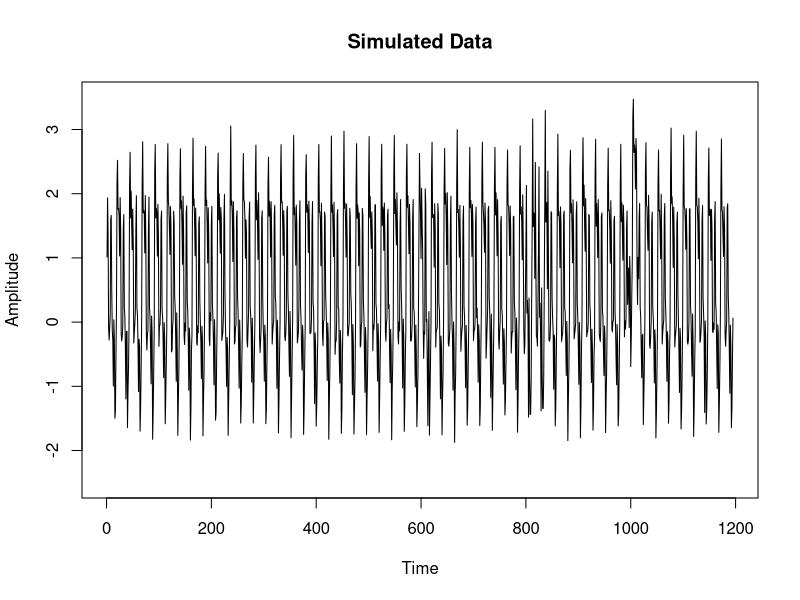
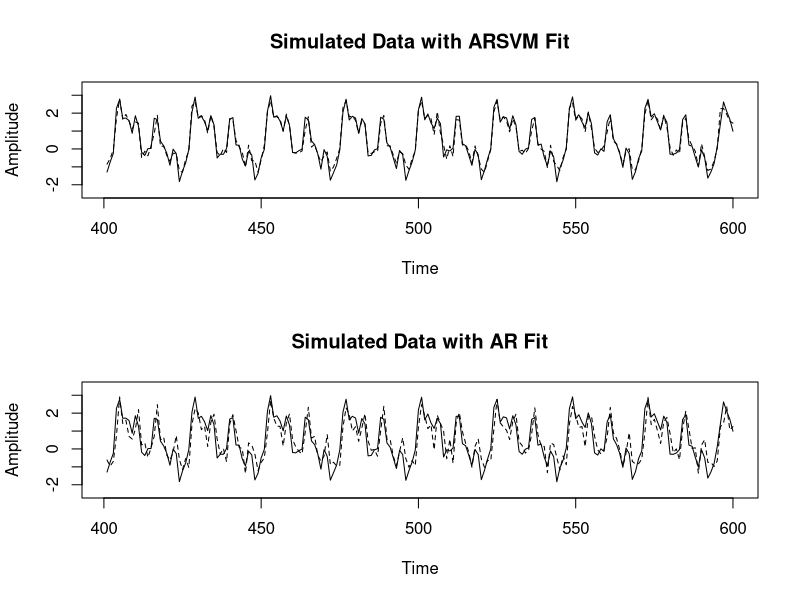
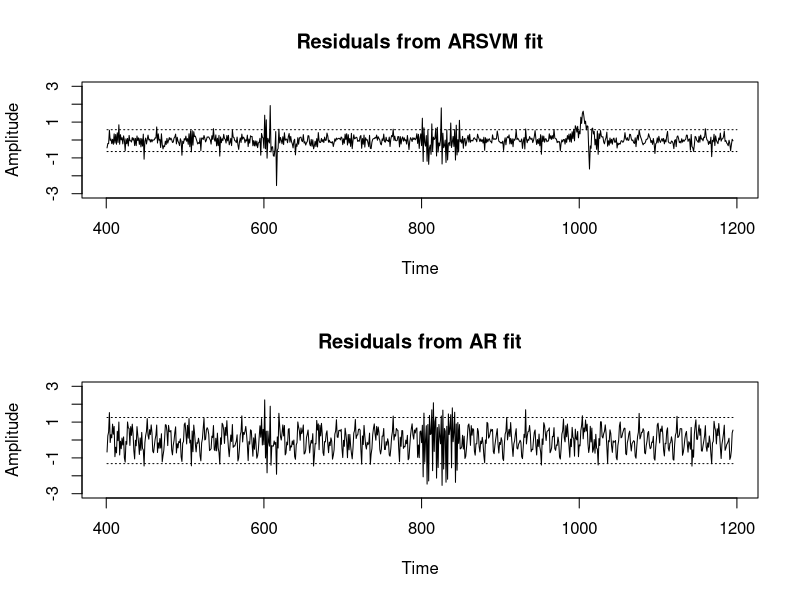

These figures' R source, in order:
# File:				ARSVM_sim.r
# Purpose:			Fit AR (Autoregressive) and ARSVM (Autoregressive Support Vector Machine) 
#					models to simulated data		
# Input:			N/A
# Output:			Plots of 1)simulated data, 2)model fits, 3)model residuals
# Author:			Luke Bornn (http://www.stat.ubc.ca/~l.bornn)
#					- Thanks for the acknowledgment! -
# Requires:			Libraries 'e1071' & 'tseries'
# Reference:		Bornn, L., Farrar, C.R., Park, G., Farinholt,K., (2009) 
#					“Structural Health Monitoring With Autoregressive Support Vector Machines” 
#					Journal of Vibration And Acoustics, 131, 021004.
# Last Modified:	May 6, 2009

# Housekeeping
	rm(list=ls()); set.seed(2);
	library(e1071); library(tseries);
	
	
# Create Simulated Data
	T = 1200;
	
	# Original Signal
		simdata = sin(400*pi*(1:T)/1200)^3 + sin(400*pi*(1:T)/1200)^2 + sin(200*pi*(1:T)/1200) +  sin(100*pi*(1:T)/1200) + rnorm(T,0,.1);

	# Add Anomalies
		simdata[600:620] = simdata[600:620] + rnorm(21,0,.5);
		simdata[800:850] = simdata[800:850] + .5*sin(1000*pi*(820:870)/1200);
		simdata[1000:1020] = simdata[1000:1020] + rnorm(21,1,.2);


# Fit ARSVM Model
	p = 5; 				# Order of AR model
	trainlength = 400;	# Length of training data
	
	# Format data into AR (matrix) format for fitting (and testing)
		x_train = matrix(simdata[rep(1:(trainlength-p), each = p) + rep(0:(p-1), (trainlength-p))], 
					nrow = (trainlength-p), ncol = p, byrow = TRUE);
		x_test = matrix(simdata[rep(1:(T-p), each = p) + rep(0:(p-1), (T-p))], 
					nrow = T-p, ncol = p, byrow = TRUE);
		y_train = simdata[(p+1):trainlength];
		y_test = simdata[(p+1):T];
    		
	# Fit ARSVM model and create predictions
		modelsvm = svm(x_train,y_train);
		modelsvm_pred = predict(modelsvm,x_test);
		
	# Fit Traditional AR model and create predictions
		modelar = ar.yw(x=simdata[1:400],order=p);
		modelar_pred = rep(0,(T-p));
		for(i in 1:(T-p)){
	 		modelar_pred[i] = predict(modelar, newdata=x_test[i,])$pred[1];
		}

	
# Create Plots
	par(mfrow = c(1,1));
	plot(y_test,type="l",ylim=c(-2.5,3.5), xlab="Time", ylab="Amplitude", main="Simulated Data");
	
	# Plot subsection of data with both models fitted
		par(mfrow = c(2,1));
		plot(y_test[(trainlength+1):600],type="l",x=((trainlength+1):600),ylim=c(-2.5,3.5), xlab="Time", ylab="Amplitude", main = "Simulated Data with ARSVM Fit");
		points(modelsvm_pred[(trainlength+1):(600)],type="l",lty="dashed",x=((trainlength+1):600));
		
		plot(y_test[(trainlength+1):600],type="l",x=((trainlength+1):600),ylim=c(-2.5,3.5), xlab="Time", ylab="Amplitude", main = "Simulated Data with AR Fit");
		points(modelar_pred[(trainlength+1):(600)],type="l",lty="dashed",x=((trainlength+1):600));
	

	# Plot residuals from each model's fit with confidence bands
		par(mfrow = c(2,1));
		plot(y_test[(trainlength+1):(T-p)] - modelsvm_pred[(trainlength+1):(T-p)], type="l", x=((trainlength+1):(T-p)),ylim=c(-3,3), xlab="Time", ylab="Amplitude", main = "Residuals from ARSVM fit");
		cl <- quantile((y_train-modelsvm_pred[1:(400-p)]),probs=c(.01,.99));
		points(rep(cl[1],800), lty="dotted", type="l", x=((trainlength+1):T));
		points(rep(cl[2],800), lty="dotted", type="l", x=((trainlength+1):T));
		
    	
		plot(y_test[(trainlength+1):(T-p)] - modelar_pred[(trainlength+1):(T-p)], type="l", x=((trainlength+1):(T-p)),ylim=c(-3,3), xlab="Time", ylab="Amplitude", main = "Residuals from AR fit");
		cl <- quantile((y_train-modelar_pred[1:(400-p)]),probs=c(.01,.99));
		points(rep(cl[1],800-p), lty="dotted", type="l", x=((trainlength+1):(T-p)));
		points(rep(cl[2],800-p), lty="dotted", type="l", x=((trainlength+1):(T-p)));
	
	

# Copyright 2009 Luke Bornn.  Please email suggestions, comments and corrections to l.bornn(at)stat.ubc.ca
